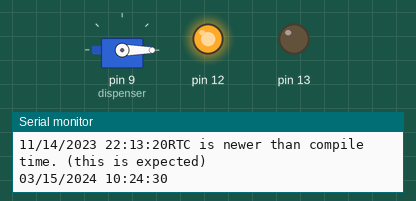
Bench run of a sketch on a simulated Arduino Uno, built with avr-gcc and run on an emulated ATmega328P. Parts: servo, output pins drawn as LEDs (lit = HIGH), the last lines printed to the serial monitor. The local clock reads 2024-03-15 10:24:30 at power-on unless the sketch sets it.

Above: at 0.1 s.
At 30.1 s:
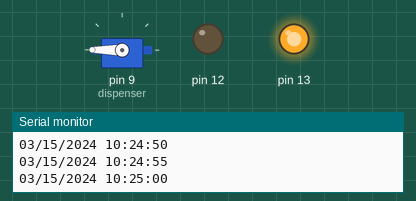
At 90.1 s:
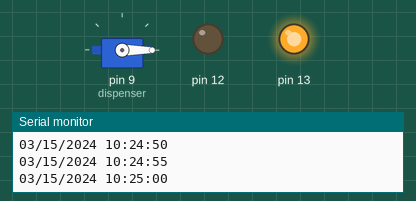
Timing chart, 0 to 96.5 s (numbered marks = the images above):
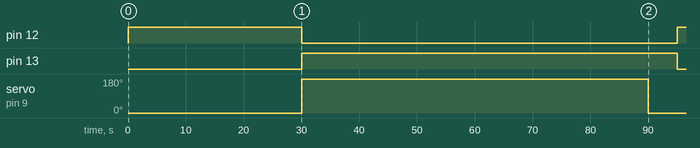

The sketch:

RtcDS1302.ino
```cpp
// CONNECTIONS:
// DS1302 CLK/SCLK --> 5
// DS1302 DAT/IO --> 4
// DS1302 RST/CE --> 2
// DS1302 VCC --> 3.3v - 5v
// DS1302 GND --> GND

#include <ThreeWire.h>
#include <RtcDS1302.h>
#include <Servo.h>
#define countof(a) (sizeof(a) / sizeof(a[0]))

// PIN 8 = RST
// PIN 7 = DAT
// PIN 6 = CLK
ThreeWire myWire(7,6,8); // IO, SCLK, CE
RtcDS1302<ThreeWire> Rtc(myWire);

// Create a servo object with the name of 'dispenser'
Servo dispenser;

void initializeTime() {
    Rtc.Begin();
    RtcDateTime compiled = RtcDateTime(__DATE__, __TIME__);
    printDateTime(compiled);
    //Serial.println();

    if (!Rtc.IsDateTimeValid()) {
        // Common Causes:
        // 1) first time you ran and the device wasn't running yet
        // 2) the battery on the device is low or even missing
        Serial.println("RTC lost confidence in the DateTime!");
        Rtc.SetDateTime(compiled);
    }

    if (Rtc.GetIsWriteProtected()) {
        Serial.println("RTC was write protected, enabling writing now");
        Rtc.SetIsWriteProtected(false);
    }

    if (!Rtc.GetIsRunning()) {
        Serial.println("RTC was not actively running, starting now");
        Rtc.SetIsRunning(true);
    }

    RtcDateTime now = Rtc.GetDateTime();
    if (now < compiled) {
        Serial.println("RTC is older than compile time!  (Updating DateTime)");
        Rtc.SetDateTime(compiled);
    } else if (now > compiled) {
        Serial.println("RTC is newer than compile time. (this is expected)");
    }
    else if (now == compiled) {
        Serial.println("RTC is the same as compile time! (not expected but all is fine)");
    }
}

void printDateTime(const RtcDateTime& dt) {
    char datestring[20];

    snprintf_P(datestring,
            countof(datestring),
            PSTR("%02u/%02u/%04u %02u:%02u:%02u"),
            dt.Month(),
            dt.Day(),
            dt.Year(),
            dt.Hour(),
            dt.Minute(),
            dt.Second() );
    Serial.print(datestring);
}


void setup () {
    Serial.begin(9600);
    // Initialize Time library for DS1302
    initializeTime();
    // Initialize LEDs
    pinMode(12, OUTPUT);
    pinMode(13, OUTPUT);
    // Initialize servo
    dispenser.attach(9);
    dispenser.write(0);
}

// Declare some global variable to always reset
// boolean turned = false;
//int pos = 0;

void loop () {
    digitalWrite(13, LOW);
    digitalWrite(12, HIGH);
    //digitalWrite(13, HIGH);
    RtcDateTime now = Rtc.GetDateTime();

    printDateTime(now);
    Serial.println();
    //Serial.println(now.Minute());

    //digitalWrite(12, HIGH); // turn the LED on (HIGH is the voltage level)
    //delay(1000); // wait for a second
    //digitalWrite(12, LOW); // turn the LED off by making the voltage LOW
    //delay(1000); // wait for a second

    // Check time, like every 5 minutes move the servo or something
    if ((now.Minute() % 5 == 0)) {
      digitalWrite(12, LOW);
      digitalWrite(13, HIGH);
      dispenser.write(180);
      // Stop for 1 minute
      delay(60000);
      // Reset
      dispenser.write(0);
    }


    if (!now.IsValid()) {
        // Common Causes:
        // 1) the battery on the device is low or even missing and the power line was disconnected
        Serial.println("RTC lost confidence in the DateTime!");
    }

    delay(5000); // five seconds
}
```

Measured:
- by itself, pin 12: LOW → HIGH at 0.01 s, → LOW 30.0 s later, → HIGH 65.0 s later
- by itself, pin 13: LOW → HIGH at 30.0 s, → LOW 65.0 s later
- by itself, servo on pin 9 (dispenser): 0° → 180° at 30.0 s, → 0° 60.0 s later
